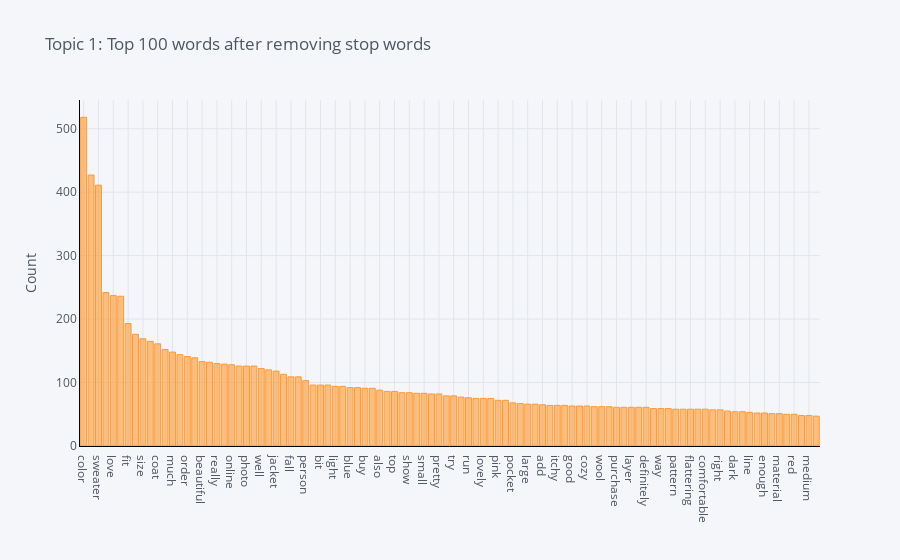

Notebook code cell kept with this figure:
### Code cell
plot_model(lda, plot = 'frequency', topic_num = 'Topic 1')

### Figure 1 — Plotly figure (JSON) as saved in the notebook; plotly's stock layout.template omitted (floating-point values rounded to 4 significant figures)
{"data": [{"marker": {"color": "rgba(255, 153, 51, 0.6)", "line": {"color": "rgba(255, 153, 51, 1.0)", "width": 1}}, "name": "count", "orientation": "v", "text": "", "type": "bar", "x": ["color", "look", "sweater", "soft", "love", "wear", "fit", "sleeve", "size", "great", "coat", "picture", "much", "make", "order", "nice", "beautiful", "dress", "really", "warm", "online", "long", "photo", "would", "well", "see", "jacket", "feel", "fall", "fabric", "person", "think", "bit", "piece", "light", "quality", "blue", "get", "buy", "perfect", "also", "detail", "top", "little", "show", "even", "small", "true", "pretty", "go", "try", "button", "run", "design", "lovely", "retailer", "pink", "weight", "pocket", "keep", "large", "length", "add", "store", "itchy", "price", "good", "vest", "cozy", "want", "wool", "green", "purchase", "knit", "layer", "winter", "definitely", "model", "way", "work", "pattern", "find", "flattering", "heavy", "comfortable", "bright", "right", "cute", "dark", "receive", "line", "collar", "enough", "style", "material", "sale", "red", "side", "medium", "still"], "y": [518, 427, 411, 242, 237, 236, 193, 176, 169, 165, 161, 152, 148, 144, 141, 139, 133, 132, 130, 129, 128, 126, 126, 126, 122, 120, 118, 113, 109, 109, 103, 96, 96, 96, 94, 94, 92, 92, 91, 91, 88, 86, 86, 84, 84, 83, 83, 82, 82, 79, 79, 77, 76, 75, 75, 75, 72, 72, 68, 67, 66, 66, 65, 64, 64, 64, 63, 63, 63, 62, 62, 62, 61, 61, 61, 61, 61, 59, 59, 59, 58, 58, 58, 58, 58, 57, 57, 55, 54, 54, 53, 52, 52, 51, 51, 50, 50, 48, 48, 47]}], "layout": {"legend": {"bgcolor": "#F5F6F9", "font": {"color": "#4D5663"}}, "paper_bgcolor": "#F5F6F9", "plot_bgcolor": "#F5F6F9", "title": {"font": {"color": "#4D5663"}, "text": "Topic 1: Top 100 words after removing stop words"}, "xaxis": {"gridcolor": "#E1E5ED", "linecolor": "black", "showgrid": true, "tickfont": {"color": "#4D5663"}, "title": {"font": {"color": "#4D5663"}, "text": ""}, "zerolinecolor": "#E1E5ED"}, "yaxis": {"gridcolor": "#E1E5ED", "linecolor": "black", "showgrid": true, "tickfont": {"color": "#4D5663"}, "title": {"font": {"color": "#4D5663"}, "text": "Count"}, "zerolinecolor": "#E1E5ED"}}}
